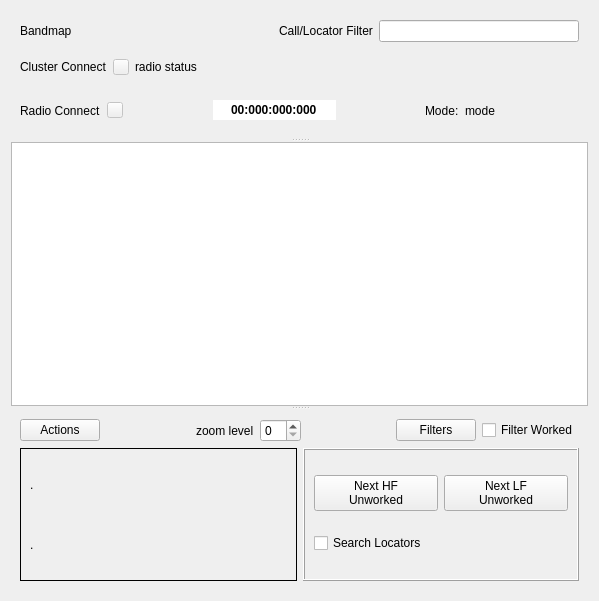
<?xml version="1.0" encoding="UTF-8"?>
<ui version="4.0">
 <class>BandmapClientFrame</class>
 <widget class="MinosPanel" name="BandmapClientFrame">
  <property name="geometry">
   <rect>
    <x>0</x>
    <y>0</y>
    <width>599</width>
    <height>601</height>
   </rect>
  </property>
  <property name="windowTitle">
   <string/>
  </property>
  <property name="autoFillBackground">
   <bool>true</bool>
  </property>
  <layout class="QVBoxLayout" name="verticalLayout_4">
   <item>
    <widget class="MinosSplitter" name="bmSplitter">
     <property name="orientation">
      <enum>Qt::Vertical</enum>
     </property>
     <widget class="QFrame" name="connectFrame">
      <layout class="QVBoxLayout" name="verticalLayout">
       <item>
        <layout class="QHBoxLayout" name="horizontalLayout_4">
         <item>
          <widget class="QLabel" name="label_3">
           <property name="text">
            <string>Bandmap</string>
           </property>
          </widget>
         </item>
         <item>
          <spacer name="horizontalSpacer_4">
           <property name="orientation">
            <enum>Qt::Horizontal</enum>
           </property>
           <property name="sizeHint" stdset="0">
            <size>
             <width>40</width>
             <height>20</height>
            </size>
           </property>
          </spacer>
         </item>
         <item>
          <widget class="QLabel" name="callLocLabel">
           <property name="text">
            <string>Call/Locator Filter</string>
           </property>
          </widget>
         </item>
         <item>
          <widget class="QLineEdit" name="textFilterEdit">
           <property name="focusPolicy">
            <enum>Qt::ClickFocus</enum>
           </property>
           <property name="clearButtonEnabled">
            <bool>true</bool>
           </property>
          </widget>
         </item>
        </layout>
       </item>
       <item>
        <layout class="QHBoxLayout" name="horizontalLayout_5">
         <item>
          <widget class="QLabel" name="label">
           <property name="text">
            <string>Cluster Connect</string>
           </property>
          </widget>
         </item>
         <item>
          <widget class="QPushButton" name="clusterStatusIndicator">
           <property name="enabled">
            <bool>false</bool>
           </property>
           <property name="maximumSize">
            <size>
             <width>16</width>
             <height>16</height>
            </size>
           </property>
           <property name="focusPolicy">
            <enum>Qt::NoFocus</enum>
           </property>
           <property name="text">
            <string/>
           </property>
          </widget>
         </item>
         <item>
          <widget class="QLabel" name="radioStatusMsg">
           <property name="text">
            <string>radio status</string>
           </property>
          </widget>
         </item>
         <item>
          <spacer name="horizontalSpacer_5">
           <property name="orientation">
            <enum>Qt::Horizontal</enum>
           </property>
           <property name="sizeHint" stdset="0">
            <size>
             <width>40</width>
             <height>20</height>
            </size>
           </property>
          </spacer>
         </item>
        </layout>
       </item>
       <item>
        <layout class="QHBoxLayout" name="horizontalLayout_2">
         <item>
          <widget class="QLabel" name="radioStatusLabel">
           <property name="text">
            <string>Radio Connect</string>
           </property>
          </widget>
         </item>
         <item>
          <widget class="QPushButton" name="radioStatusIndicator">
           <property name="enabled">
            <bool>false</bool>
           </property>
           <property name="maximumSize">
            <size>
             <width>16</width>
             <height>16</height>
            </size>
           </property>
           <property name="focusPolicy">
            <enum>Qt::NoFocus</enum>
           </property>
           <property name="text">
            <string/>
           </property>
          </widget>
         </item>
         <item>
          <spacer name="horizontalSpacer_2">
           <property name="orientation">
            <enum>Qt::Horizontal</enum>
           </property>
           <property name="sizeHint" stdset="0">
            <size>
             <width>40</width>
             <height>20</height>
            </size>
           </property>
          </spacer>
         </item>
         <item>
          <widget class="QLineEdit" name="freqDisplay">
           <property name="font">
            <font>
             <bold>true</bold>
            </font>
           </property>
           <property name="focusPolicy">
            <enum>Qt::NoFocus</enum>
           </property>
           <property name="text">
            <string>00:000:000:000</string>
           </property>
           <property name="maxLength">
            <number>20</number>
           </property>
           <property name="frame">
            <bool>false</bool>
           </property>
           <property name="alignment">
            <set>Qt::AlignCenter</set>
           </property>
           <property name="readOnly">
            <bool>true</bool>
           </property>
          </widget>
         </item>
         <item>
          <spacer name="horizontalSpacer_7">
           <property name="orientation">
            <enum>Qt::Horizontal</enum>
           </property>
           <property name="sizeHint" stdset="0">
            <size>
             <width>40</width>
             <height>20</height>
            </size>
           </property>
          </spacer>
         </item>
         <item>
          <widget class="QLabel" name="modeLabel">
           <property name="text">
            <string>Mode:</string>
           </property>
          </widget>
         </item>
         <item>
          <widget class="QLabel" name="mode">
           <property name="text">
            <string>mode</string>
           </property>
          </widget>
         </item>
         <item>
          <spacer name="horizontalSpacer_3">
           <property name="orientation">
            <enum>Qt::Horizontal</enum>
           </property>
           <property name="sizeHint" stdset="0">
            <size>
             <width>40</width>
             <height>20</height>
            </size>
           </property>
          </spacer>
         </item>
        </layout>
       </item>
      </layout>
     </widget>
     <widget class="BandmapGraphicsPanel" name="bandmapGraphicsView">
      <property name="focusPolicy">
       <enum>Qt::NoFocus</enum>
      </property>
     </widget>
     <widget class="QFrame" name="actionFrame">
      <layout class="QVBoxLayout" name="verticalLayout_3">
       <item>
        <layout class="QHBoxLayout" name="horizontalLayout">
         <item>
          <widget class="QPushButton" name="actionsButton">
           <property name="focusPolicy">
            <enum>Qt::NoFocus</enum>
           </property>
           <property name="text">
            <string>Actions</string>
           </property>
          </widget>
         </item>
         <item>
          <spacer name="horizontalSpacer">
           <property name="orientation">
            <enum>Qt::Horizontal</enum>
           </property>
           <property name="sizeHint" stdset="0">
            <size>
             <width>40</width>
             <height>20</height>
            </size>
           </property>
          </spacer>
         </item>
         <item>
          <widget class="QLabel" name="zoomLevelLabel">
           <property name="text">
            <string>zoom level</string>
           </property>
          </widget>
         </item>
         <item>
          <widget class="QSpinBox" name="zoomSpinner">
           <property name="maximum">
            <number>16</number>
           </property>
          </widget>
         </item>
         <item>
          <spacer name="horizontalSpacer_6">
           <property name="orientation">
            <enum>Qt::Horizontal</enum>
           </property>
           <property name="sizeHint" stdset="0">
            <size>
             <width>40</width>
             <height>20</height>
            </size>
           </property>
          </spacer>
         </item>
         <item>
          <widget class="QPushButton" name="filtersPushBut">
           <property name="focusPolicy">
            <enum>Qt::NoFocus</enum>
           </property>
           <property name="text">
            <string>Filters</string>
           </property>
          </widget>
         </item>
         <item>
          <widget class="QCheckBox" name="filterWorked">
           <property name="text">
            <string>Filter Worked</string>
           </property>
          </widget>
         </item>
        </layout>
       </item>
       <item>
        <layout class="QHBoxLayout" name="horizontalLayout_7">
         <item>
          <widget class="QFrame" name="filterframe">
           <property name="frameShape">
            <enum>QFrame::Box</enum>
           </property>
           <layout class="QVBoxLayout" name="verticalLayout_2">
            <item>
             <widget class="QLabel" name="filterText">
              <property name="text">
               <string notr="true">.</string>
              </property>
             </widget>
            </item>
            <item>
             <widget class="QLabel" name="mouseInFrameLabel">
              <property name="text">
               <string notr="true">.</string>
              </property>
             </widget>
            </item>
           </layout>
          </widget>
         </item>
         <item>
          <widget class="QFrame" name="searchFrame">
           <property name="frameShape">
            <enum>QFrame::Box</enum>
           </property>
           <property name="frameShadow">
            <enum>QFrame::Raised</enum>
           </property>
           <layout class="QVBoxLayout" name="verticalLayout_5">
            <item>
             <layout class="QHBoxLayout" name="horizontalLayout_3">
              <item>
               <widget class="QPushButton" name="searchUnworkedHF">
                <property name="focusPolicy">
                 <enum>Qt::NoFocus</enum>
                </property>
                <property name="text">
                 <string>Next HF
Unworked</string>
                </property>
               </widget>
              </item>
              <item>
               <widget class="QPushButton" name="searchUnworkedLF">
                <property name="focusPolicy">
                 <enum>Qt::NoFocus</enum>
                </property>
                <property name="text">
                 <string>Next LF
Unworked</string>
                </property>
               </widget>
              </item>
             </layout>
            </item>
            <item>
             <widget class="QCheckBox" name="locatorscb">
              <property name="text">
               <string>Search Locators</string>
              </property>
             </widget>
            </item>
           </layout>
          </widget>
         </item>
        </layout>
       </item>
      </layout>
     </widget>
    </widget>
   </item>
  </layout>
 </widget>
 <customwidgets>
  <customwidget>
   <class>BandmapGraphicsPanel</class>
   <extends>QGraphicsView</extends>
   <header>bandmapgraphicspanel.h</header>
  </customwidget>
  <customwidget>
   <class>MinosSplitter</class>
   <extends>QSplitter</extends>
   <header>minossplitter.h</header>
   <container>1</container>
  </customwidget>
  <customwidget>
   <class>MinosPanel</class>
   <extends>QFrame</extends>
   <header>minospanel.h</header>
   <container>1</container>
  </customwidget>
 </customwidgets>
 <resources/>
 <connections/>
</ui>
